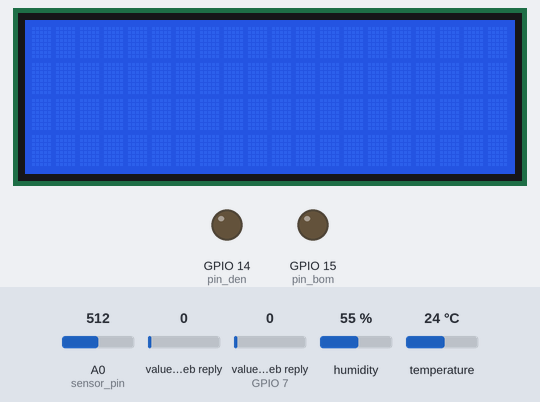
Simulated run of this sketch. Board: ESP8266 (NodeMCU). On the bench: 20×4 character LCD, output pins drawn as LEDs (lit = HIGH). The inputs (shaded band) are chosen by the test bench; at power-on: value in the web reply (sensor on GPIO 7) 0, A0 (sensor_pin) = 512, value in the web reply 0, humidity 55 %, temperature 24 °C. WiFi joins after 1.5 s; servers stay silent unless stated; web services answer with replies made up by the test bench.

Above: at 1.2 s.
1.3 s: value in the web reply (sensor on GPIO 7) set to 25
At 3.6 s:
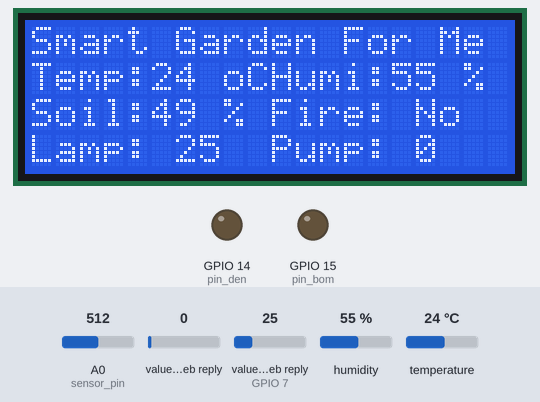
7.9 s: A0 (sensor_pin) set to 503
At 10.5 s:
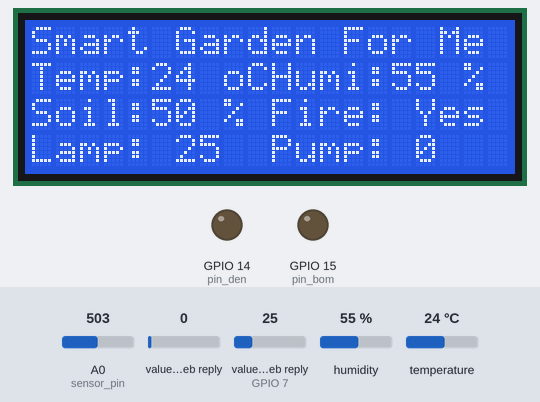
15.1 s: A0 (sensor_pin) set to 992
At 18.5 s:
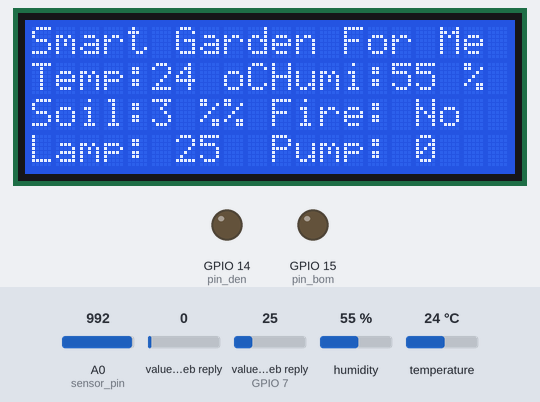
22.3 s: value in the web reply (sensor 0) set to 2
At 27.9 s:
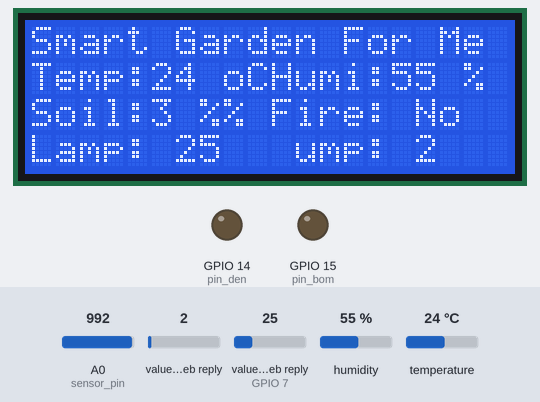
28.9 s: humidity set to 22 %
At 32.1 s:
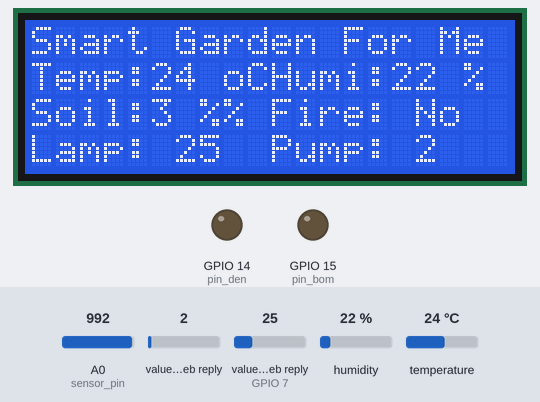
32.5 s: value in the web reply (sensor on GPIO 7) set to 2
At 35.3 s:
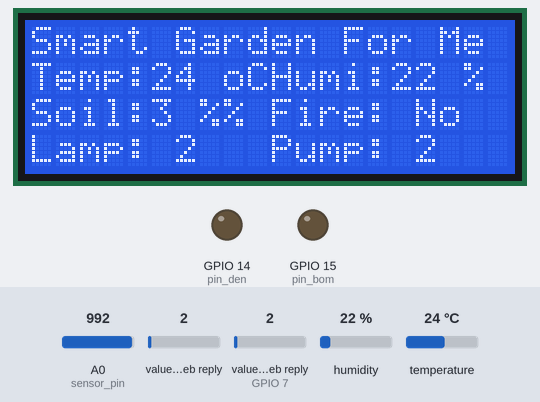
Timing chart, 0 to 36.8 s (numbered marks = the images above; inputs shaded):
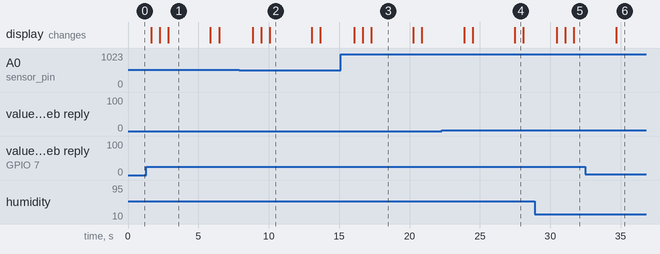

The sketch:

Smart_Garden.ino
```cpp
#include "ThingSpeak.h"
#include <ESP8266WiFi.h>
#include <DHT.h>
#include <Wire.h>
#include <LiquidCrystal.h>
#include <LiquidCrystal_I2C.h>

const int pin_flame = 3;
const int sensor_pin = A0;
const int DHTPIN = 13;       //Đọc dữ liệu từ DHT11 ở chân 2 trên mạch Arduino
const int DHTTYPE = DHT11;
const int pin_den=14;
const int pin_bom=15;
unsigned long myChannelNumber = 647935;
const char * myWriteAPIKey ="WQ2OV6P18T3F4ZET";
const char * myReadAPIKey ="ZACA691B4F3VC19B";

int Humidity = 0;    //Đọc độ ẩm
int Temperature = 0; //Đọc nhiệt độ
int Soil_Moisture = 0; //Đọc độ ẩm đất
int SensorFire = 0;
int range = 0;
int DataLamp = 0;
int DataPump = 0;

char ssid[] = "RedmiS2";   // your network SSID (name)
char pass[] = "19980804";   // your network password
int keyIndex = 0;            // your network key Index number (needed only for WEP)
String myStatus = "";

DHT dht(DHTPIN, DHTTYPE);

WiFiClient  client;
LiquidCrystal_I2C lcd(0x3f, 20, 4);

void setup()
{

  lcd.begin();
  lcd.backlight();

  pinMode(pin_den,OUTPUT);
  pinMode(pin_bom,OUTPUT);
  digitalWrite(pin_den,LOW);
  digitalWrite(pin_bom,LOW);

  ThingSpeak.begin(client);  // Initialize ThingSpeak

  dht.begin();
}

void loop()
{
  Humidity = int(dht.readHumidity());
  Temperature = int(dht.readTemperature());

  while(Humidity > 1000)
  {
     Humidity = int(dht.readHumidity());
  }
  while(Temperature > 1000)
  {
    Temperature = int(dht.readTemperature());
  }
  Soil_Moisture = int( 100.00 - ( (analogRead(A0)/1023.00) * 100.00));
  SensorFire = analogRead(pin_flame);
  range = map(SensorFire, 0, 1024, 0, 3);

  WiFi.begin(ssid, pass);
// Connect or reconnect to WiFi
  while(WiFi.status() != WL_CONNECTED)
  {
    delay(500);
  }

  lcd.setCursor(0, 0);
  lcd.print("Smart Garden For Me");

  lcd.setCursor(0, 1);
  lcd.print("Temp:");
  lcd.print(Temperature);
  lcd.print(" oC ");

  lcd.setCursor(10, 1);
  lcd.print("Humi:");
  lcd.print(Humidity);
  lcd.print(" % ");

  lcd.setCursor(0, 2);
  lcd.print("Soil:");
  lcd.print(Soil_Moisture);
  lcd.print(" %");

  if (range == 0 || range == 1)
  {
    lcd.setCursor(10, 2);
    lcd.print("Fire: Yes");
  }
  else
  {
    lcd.setCursor(10, 2);
    lcd.print("Fire: No ");
  }

  int data_field_7 = readTSDataField(myChannelNumber,7);

  if(data_field_7 == -1)
  {
    lcd.setCursor(0, 3);
    lcd.print("Lamp: NO ");
  }
  else
  {
    lcd.setCursor(0, 3);
    lcd.print("Lamp: ");
    lcd.print(data_field_7);
    lcd.print("   ");
    if(data_field_7 == 1)
    {
      MoDen();
    }
    else
    {
      TatDen();
    }
  }


  int data_field_8 = readTSDataField(myChannelNumber,8);

  if(data_field_8 == -1)
  {
    lcd.setCursor(10, 3);
    lcd.print("Pump: NO ");
  }
  else
  {
    lcd.setCursor(10, 3);
    lcd.print("Pump: ");
    lcd.print(data_field_8);
    lcd.print("  ");
    if(data_field_8 == 1)
    {
      MoMayBom();
    }
    else
    {
      TatMayBom();
    }
  }
  Sendata();
  delay(1000);
}
```

Read_data_from_thingspeak.ino
```cpp
void Sendata()
{
  // set the fields with the values
  ThingSpeak.setField(1, Temperature);
  ThingSpeak.setField(2, Humidity);
  ThingSpeak.setField(3, Soil_Moisture);
  ThingSpeak.setField(4, SensorFire);
  ThingSpeak.setField(5, DataLamp);
  ThingSpeak.setField(6, DataPump);

  char buffer1[10];
  String str_Humidity = dtostrf(Humidity, 4, 1, buffer1);
  char buffer2[10];
  String str_Temperature = dtostrf(Temperature, 4, 1, buffer2);
  char buffer3[10];
  String str_Soil_Moisture = dtostrf(Soil_Moisture, 4, 1, buffer3);
  char buffer4[10];
  String str_SensorFire = dtostrf(SensorFire, 4, 1, buffer4);
  char buffer5[10];
  String str_DataLamp = dtostrf(DataLamp, 4, 1, buffer5);
  char buffer6[10];
  String str_DataPump = dtostrf(DataPump, 4, 1, buffer6);

  myStatus = String("Temperature: " + str_Temperature + "   " + "Humidity : " + str_Humidity + "   " + "Soil_Moisture: " + str_Soil_Moisture + "   " + "SensorFire: " + str_SensorFire + "   " + "DataLamp: " + str_DataLamp + "   " + "DataPump: " + str_DataPump );
  ThingSpeak.setStatus(myStatus);

  // write to the ThingSpeak channel
  int x = ThingSpeak.writeFields(myChannelNumber, myWriteAPIKey);
  if(x == 200){
  //  Serial.println("Channel update successful.");
  }
  else{
   // Serial.println("Problem updating channel. HTTP error code " + String(x));
  }

  delay(1000); // Wait 20 seconds to update the channel again
}


int readTSDataField( long TSChannel,unsigned int TSField ){
  if (ThingSpeak.readStringField(myChannelNumber, TSField, myReadAPIKey)!= "null")
  {
    int data =  ThingSpeak.readFloatField( TSChannel, TSField,myReadAPIKey);
    return data;
  }
  return (-1);
}
```

Turn_Lamp_Pump.ino
```cpp
void TatDen()
{
     DataLamp = 0;
     digitalWrite(pin_den,LOW);
}
 void MoDen()
 {
    DataLamp = 1;
     digitalWrite(pin_den,HIGH);

 }
 void TatMayBom()
 {
    DataPump = 0;
     digitalWrite(pin_bom,LOW);

 }
 void MoMayBom()
 {
   DataPump = 1;
   digitalWrite(pin_bom,HIGH);

 }
```

Measured:
- the behaviour switches between 512 and 511 on A0 (sensor_pin) (found by bisection; images 1 and 2)
- after the input at 7.9 s, the display: changes after 0.95 s (image 2)
- after the input at 15.1 s, the display: changes after 0.96 s (image 3)
- after the input at 22.3 s, the display: first differs from a run without the input after 2.2 s (image 4 shows a later state)
- after the input at 28.9 s, the display: changes after 1.6 s (image 5)
- after the input at 32.5 s, the display: changes after 2.2 s (image 6)
